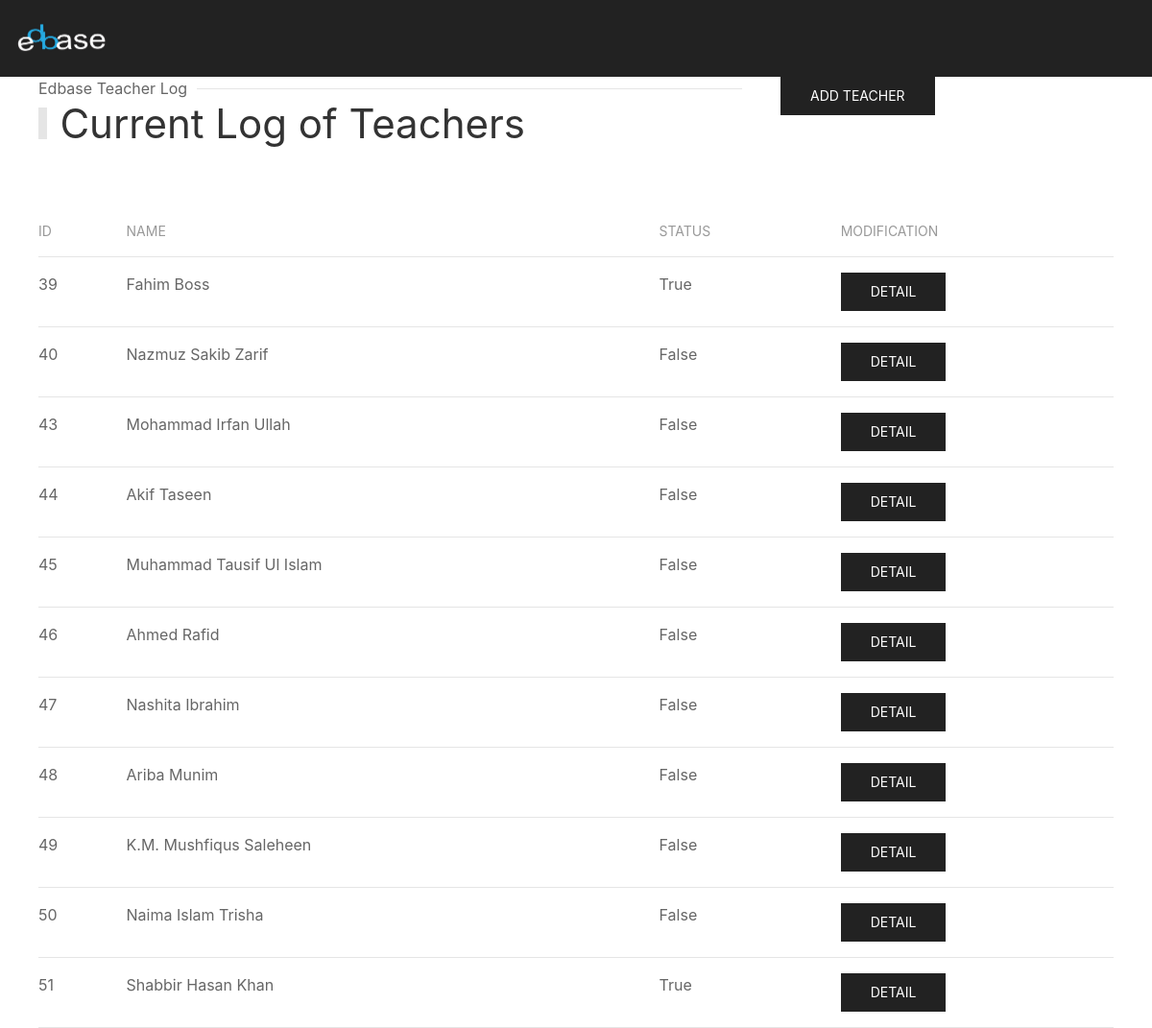
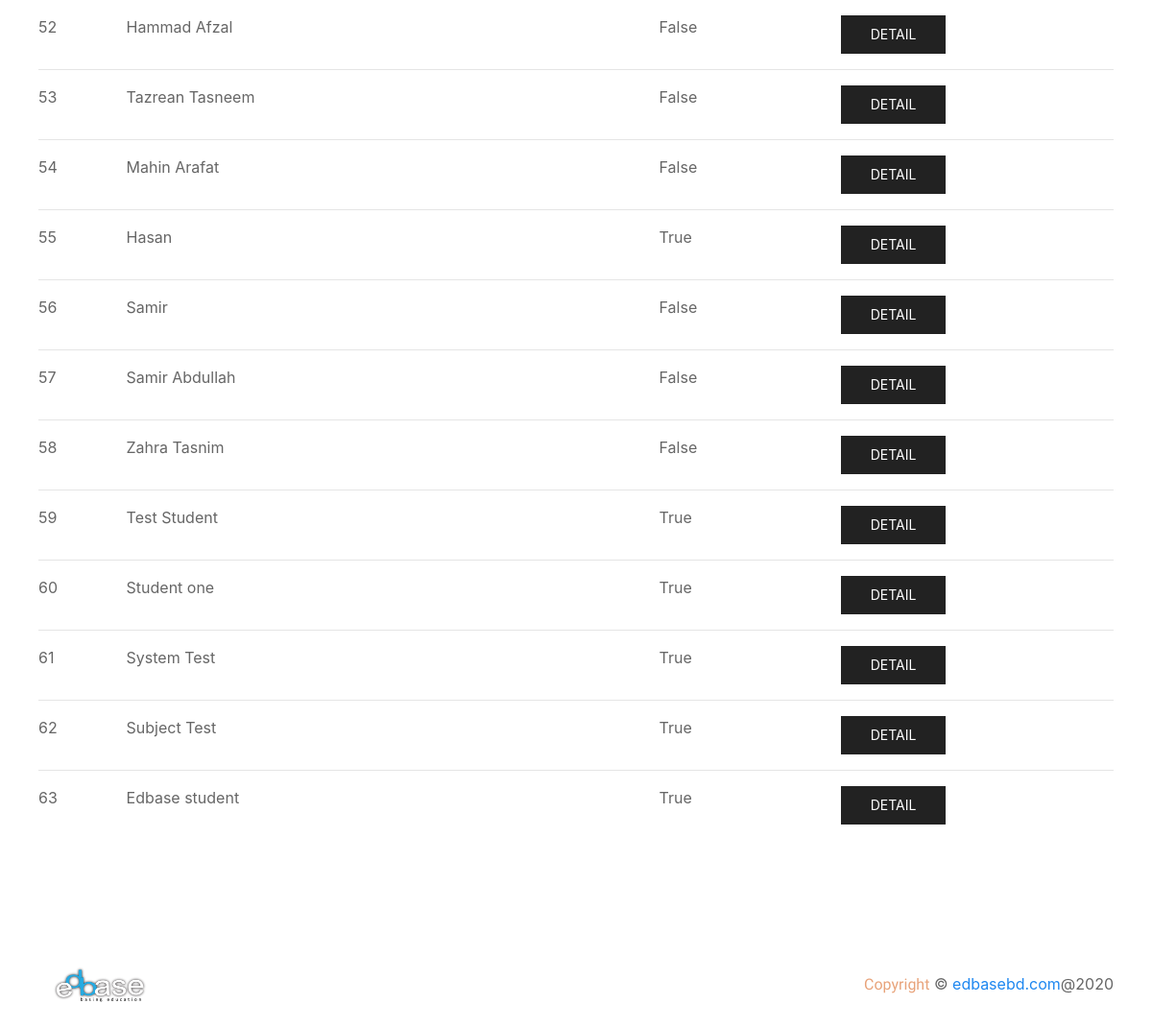
The page /studentlist/ on the database its author committed (2 pictures, top to bottom).
### applicant/models.py (models this page shows, shortened)
class Student(models.Model):
    user = models.OneToOneField(User, on_delete=models.CASCADE)
    name = models.CharField(max_length=128, null=True, blank=True)
    mobile = models.CharField(max_length=11, null=True, blank=True)
    guardian_mobile = models.CharField(max_length=11, null=True, blank=True)
    email = models.EmailField(max_length=128, null=True, blank=True)
    school = models.CharField(max_length=128, null=True, blank=True)
    status = models.BooleanField(default=False, null=True, blank=True)
    user_type = models.CharField(max_length=128, null=True, blank=True)
    qualification = models.CharField(max_length=128, null=True, blank=True)
    created_at = models.DateTimeField(auto_now_add=True, null=True, blank=True)

### applicant/views.py (the view)
# urls.py: path('studentlist/', views.edbaseStudentList, name='studentlist'),
def edbaseStudentList(request):
    students = Student.objects.all()
    return render(request, 'studentlist.html', {'students': students})

### applicant/templates/studentlist.html (shortened to what this page needs)
{% extends 'base.html' %}
{% load static %}
{% block content %}
    <section class="main-section">
        <section class="main-section">
            <div class="admin-section-top">
                <div>
                    <div class="uk-section-secondary uk-preserve-color">
                        <div uk-sticky="animation: uk-animation-slide-top; sel-target: .uk-navbar-container; cls-active: uk-navbar-sticky; cls-inactive: uk-navbar-transparent uk-dark; top: 200">
                            <nav class="uk-navbar-container" uk-navbar="mode: click;">
                                <div class="uk-navbar-left">
                                    <a class="uk-navbar-item uk-logo logo-size" href="/"><img src="/static/img/edbase_footer.png" alt="edbase"></a>
                                </div>
                            </nav>
                        </div>
                    </div>
                </div>
            </div>
        </section>
    </section>
    <section id="student-list">
        <div class="uk-container">
            <div uk-grid>
                <div class="uk-width-2-3@m">
                    <div class="head">
                        <h1 class="uk-heading-bullet">Current Log of Teachers</h1>
                        <p class="uk-heading-line"><span>Edbase Teacher Log</span></p>
                    </div>
                </div>
                <div class="uk-width-expand@m">
                    <a href="{% url 'addteachernext' %}" class="uk-button uk-button-secondary">Add Teacher</a>
                </div>
            </div>
            <div class="uk-child-width-1@m" uk-grid>
                <div class="uk-margin-large">
                    <table class="uk-table uk-table-justify uk-table-hover uk-table-divider">
                        <thead>
                            <tr>
                                <th>id</th>
                                <th>Name</th>
                                <th>Status</th>
                                <th>Modification</th>
                            </tr>
                        </thead>
                        <tbody>
                            {% for student in students %}
                            <tr>
                                <td>{{ student.id }}</td>
                                <td>{{ student.name }}</td>
                                <td>{{ student.status }}</td>
                                <td class="uk-flex">
                                    <a href="{% url 'studentdetailnext' student.id %}" class="uk-button uk-button-secondary">Detail</a>
                                </td>
                            </tr>
                            {% endfor %}
                        </tbody>
                    </table>
                </div>
            </div>
        </div>
    </section>
    <section id="footer">
        <div class="uk-padding">
            <div class="uk-flex uk-flex-wrap uk-flex-wrap-around uk-flex-between uk-flex-middle">
                <a class="uk-navbar-item uk-logo logo-size" href="/"><img src="/static/img/edbase.png" alt="zeros"></a>
                <p class="uk-text-center"> <span class="zeros-sub-head copy">Copyright</span>  © <a href="/">edbasebd.com</a>@2020</p>
            </div>
        </div>
    </section>
{% endblock %}

### static/css/main.css (style rules this page uses)
p { margin: 0; }
.main-section { position: relative; }
.zeros-sub-head { font-family: 'Dancing Script', cursive; font-size: 2.3rem; color:#5a3a68; }
.logo-size { width: 128px; }
.copy { font-size: 1rem; color: #e8a37a; }
.admin-section-top { height: 10vh; }
.head { display: flex; flex-direction: column-reverse; }

### rows shown on the page
Student: id "39", name "Fahim Boss", status "True"
Student: id "40", name "Nazmuz Sakib Zarif", status "False"
Student: id "43", name "Mohammad Irfan Ullah", status "False"
Student: id "44", name "Akif Taseen", status "False"
Student: id "45", name "Muhammad Tausif Ul Islam", status "False"
Student: id "46", name "Ahmed Rafid", status "False"
Student: id "47", name "Nashita Ibrahim", status "False"
Student: id "48", name "Ariba Munim", status "False"
Student: id "49", name "K.M. Mushfiqus Saleheen", status "False"
Student: id "50", name "Naima Islam Trisha", status "False"
Student: id "51", name "Shabbir Hasan Khan", status "True"
Student: id "52", name "Hammad Afzal", status "False"
Student: id "53", name "Tazrean Tasneem", status "False"
Student: id "54", name "Mahin Arafat", status "False"
Student: id "55", name "Hasan", status "True"
Student: id "56", name "Samir", status "False"
Student: id "57", name "Samir Abdullah", status "False"
Student: id "58", name "Zahra Tasnim", status "False"
Student: id "59", name "Test Student", status "True"
Student: id "60", name "Student one", status "True"
Student: id "61", name "System Test", status "True"
Student: id "62", name "Subject Test", status "True"
Student: id "63", name "Edbase student", status "True"
